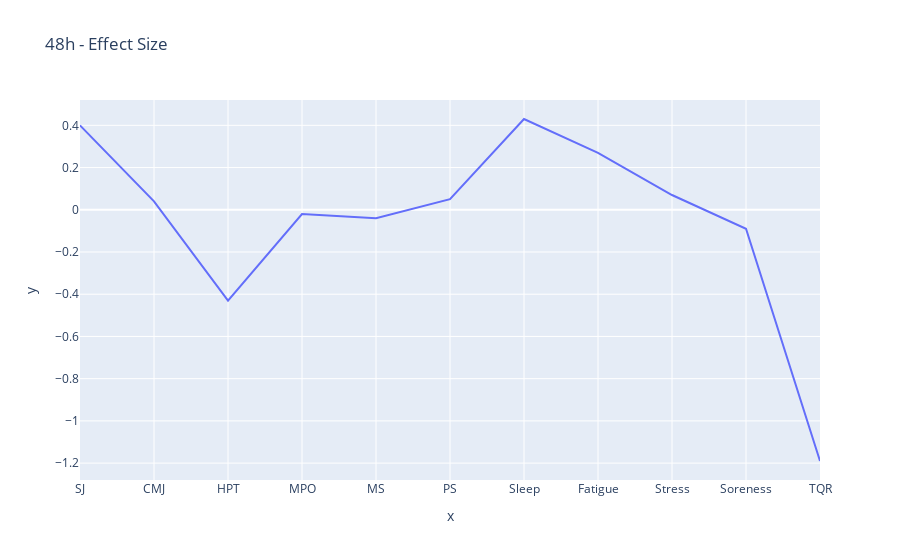

Notebook cell for this chart:
### Code cell
import plotly.express as px

fig = px.line(x=["SJ","CMJ","HPT","MPO","MS","PS","Sleep","Fatigue","Stress","Soreness","TQR"], y=[0.40,0.04,-0.43,-0.02,-0.04,0.05,0.43,0.27,0.07,-0.09,-1.19], title="48h - Effect Size")
print(fig)
fig.show()

### Figure 1 — Plotly figure (JSON) as saved in the notebook; plotly's stock layout.template omitted (floating-point values rounded to 4 significant figures)
{"data": [{"hovertemplate": "x=%{x}<br>y=%{y}<extra></extra>", "legendgroup": "", "line": {"color": "#636efa", "dash": "solid"}, "mode": "lines", "name": "", "orientation": "v", "showlegend": false, "type": "scatter", "x": ["SJ", "CMJ", "HPT", "MPO", "MS", "PS", "Sleep", "Fatigue", "Stress", "Soreness", "TQR"], "xaxis": "x", "y": [0.4, 0.04, -0.43, -0.02, -0.04, 0.05, 0.43, 0.27, 0.07, -0.09, -1.19], "yaxis": "y"}], "layout": {"legend": {"tracegroupgap": 0}, "title": {"text": "48h - Effect Size"}, "xaxis": {"anchor": "y", "domain": [0, 1], "title": {"text": "x"}}, "yaxis": {"anchor": "x", "domain": [0, 1], "title": {"text": "y"}}}}
